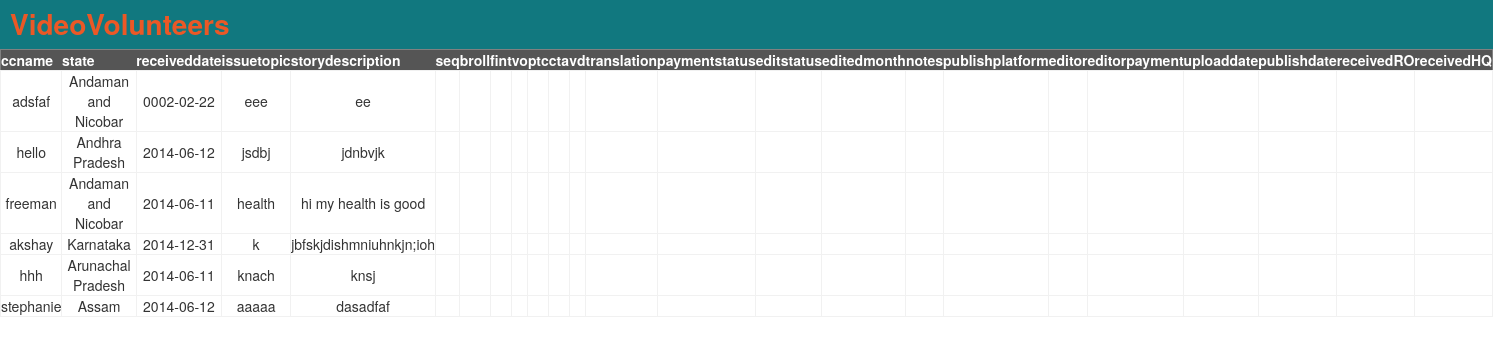
Before: /viewalldata.php with the older database file.
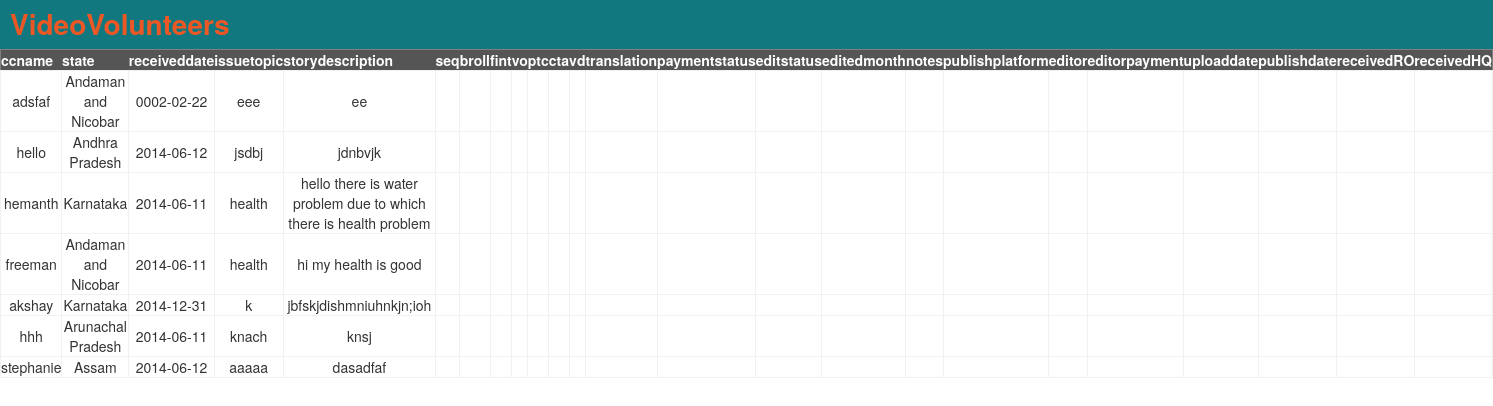
After: the same page with the newer database file.
### tables this page shows
CREATE TABLE `storytrack` (
  `fid` int(10) NOT NULL AUTO_INCREMENT,
  `seq` varchar(10) DEFAULT NULL,
  `broll` varchar(10) DEFAULT NULL,
  `fint` varchar(10) DEFAULT NULL,
  `vo` varchar(10) DEFAULT NULL,
  `ptc` varchar(10) DEFAULT NULL,
  `cta` varchar(10) DEFAULT NULL,
  `vd` varchar(10) DEFAULT NULL,
  `translation` varchar(10) DEFAULT NULL,
  `ccname` varchar(30) DEFAULT NULL,
  `state` varchar(20) DEFAULT NULL,
  `receiveddate` date DEFAULT NULL,
  `issuetopic` varchar(50) DEFAULT NULL,
  `storydescription` varchar(300) DEFAULT NULL,
  `paymentstatus` varchar(10) DEFAULT NULL,
  `editstatus` varchar(10) DEFAULT NULL,
  `editedmonth` date DEFAULT NULL,
  `notes` varchar(100) DEFAULT NULL,
  `publishplatform` varchar(10) DEFAULT NULL,
  `editor` varchar(30) DEFAULT NULL,
  `editorpayment` varchar(10) DEFAULT NULL,
  `uploaddate` date DEFAULT NULL,
  `publishdate` date DEFAULT NULL,
  `receivedRO` varchar(10) DEFAULT NULL,
  `receivedHQ` varchar(10) DEFAULT NULL,
  `uniquenumber` varchar(30) DEFAULT NULL,
  `dateofstory` date DEFAULT NULL,
  `ccpair` varchar(30) DEFAULT NULL,
  `program` varchar(30) DEFAULT NULL,
  `mentor` varchar(30) DEFAULT NULL,
  `iutopic` varchar(30) DEFAULT NULL,
  `videotreatment` varchar(30) DEFAULT NULL,
  `shootplan` varchar(30) DEFAULT NULL,
  `stage` varchar(30) DEFAULT NULL,
  `impactpossible` varchar(20) DEFAULT NULL,
  PRIMARY KEY (`fid`),
  UNIQUE KEY `uniquenumber` (`uniquenumber`)
);

### public/viewalldata.php (the view, shortened to what this page needs)
<?php
$db=dbopen();
include ('header.php');
echo "<table border='1';>
    <tr>
    <th>ccname</th>
    <th>state </th>
    <th>receiveddate</th>
    <th>issuetopic</th>
    <th>storydescription</th>
    <th>seq</th>
    <th>broll</th>
    <th>fint</th>
    <th>vo</th>
    <th>ptc</th>
    <th>cta</th>
    <th>vd</th>
    <th>translation</th>
    <th>paymentstatus</th>
    <th>editstatus</th>
    <th>editedmonth</th>
    <th>notes</th>
    <th>publishplatform</th>
    <th>editor</th>
    <th>editorpayment</th>
    <th>uploaddate</th>
    <th>publishdate</th>
    <th>receivedRO</th>
    <th>receivedHQ</th>
    </tr>
";
$statusedit= "select * from storytrack ";
$result = $db->query($statusedit);
while($row = mysqli_fetch_array($result)) {
  echo "<td>" . $row['ccname'] . "</td>" ;
  echo "<td>" . $row['state'] . "</td>";
  echo "<td>" . $row['receiveddate'] . "</td>";
  echo "<td>" . $row['issuetopic'] . "</td>";
  echo "<td>" . $row['storydescription'] . "</td>";
  echo "<td>" . $row['seq'] . "</td>";
  echo "<td>" . $row['broll'] . "</td>";
  echo "<td>" . $row['fint'] . "</td>";
  echo "<td>" . $row['vo'] . "</td>";
  echo "<td>" . $row['ptc'] . "</td>";
  echo "<td>" . $row['cta'] . "</td>";
  echo "<td>" . $row['vd'] . "</td>";
  echo "<td>" . $row['translation'] . "</td>";
  echo "<td>" . $row['paymentstatus'] . "</td>";
  echo "<td>" . $row['editstatus'] . "</td>";
  echo "<td>" . $row['editedmonth'] . "</td>";
  echo "<td>" . $row['notes'] . "</td>";
  echo "<td>" . $row['publishplatform'] . "</td>";
  echo "<td>" . $row['editor'] . "</td>";
  echo "<td>" . $row['editorpayment'] . "</td>";
  echo "<td>" . $row['uploaddate'] . "</td>";
  echo "<td>" . $row['publishdate'] . "</td>";
  echo "<td>" . $row['receivedRO'] . "</td>";
  echo "<td>" . $row['receivedHQ'] . "</td>";
}
echo "</table>";
?>

Changed rows visible on the page:
added storytrack: ccname "hemanth", state "Karnataka", receiveddate "2014-06-11", issuetopic "health", storydescription "hello there is water problem due to which there is health problem"
